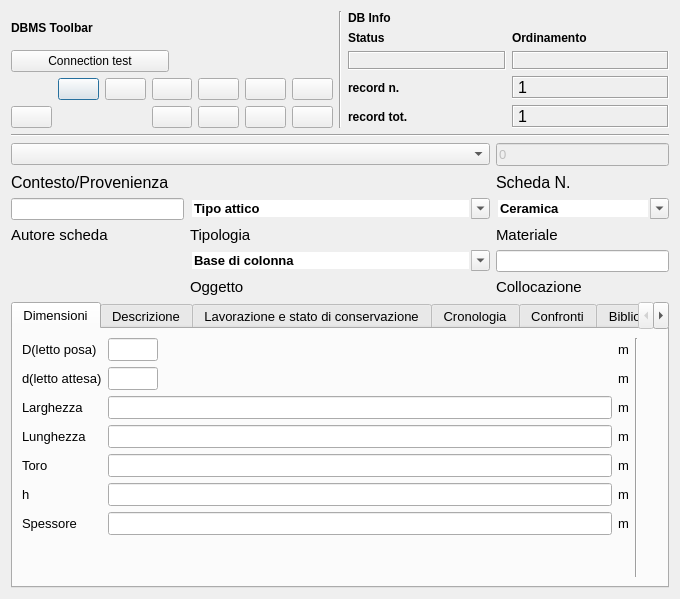
<?xml version="1.0" encoding="UTF-8"?>
<ui version="4.0">
 <class>DialogSchedaLapidei</class>
 <widget class="QDialog" name="DialogSchedaLapidei">
  <property name="geometry">
   <rect>
    <x>0</x>
    <y>0</y>
    <width>680</width>
    <height>599</height>
   </rect>
  </property>
  <property name="minimumSize">
   <size>
    <width>540</width>
    <height>400</height>
   </size>
  </property>
  <property name="windowTitle">
   <string>Scheda reperti lapidei</string>
  </property>
  <property name="windowIcon">
   <iconset>
    <normaloff>:/newPrefix/icons/iconAlma.png</normaloff>:/newPrefix/images/iconAlma.png</iconset>
  </property>
  <layout class="QGridLayout" name="gridLayout_21">
   <item row="0" column="0">
    <layout class="QHBoxLayout" name="horizontalLayout_3">
     <item>
      <layout class="QGridLayout" name="gridLayout_14">
       <item row="0" column="0">
        <widget class="QLabel" name="label_32">
         <property name="font">
          <font>
           <weight>75</weight>
           <bold>true</bold>
          </font>
         </property>
         <property name="text">
          <string>DBMS Toolbar</string>
         </property>
        </widget>
       </item>
       <item row="2" column="0" colspan="2">
        <layout class="QGridLayout" name="gridLayout_17">
         <item row="0" column="5">
          <widget class="QPushButton" name="pushButton_first_rec">
           <property name="toolTip">
            <string>First rec</string>
           </property>
           <property name="text">
            <string/>
           </property>
           <property name="icon">
            <iconset>
             <normaloff>:/icons/5_leftArrows.png</normaloff>:/images/5_leftArrows.png</iconset>
           </property>
          </widget>
         </item>
         <item row="0" column="7">
          <widget class="QPushButton" name="pushButton_next_rec">
           <property name="toolTip">
            <string>Next rec</string>
           </property>
           <property name="text">
            <string/>
           </property>
           <property name="icon">
            <iconset>
             <normaloff>:/icons/6_rightArrow.png</normaloff>:/images/6_rightArrow.png</iconset>
           </property>
          </widget>
         </item>
         <item row="0" column="8">
          <widget class="QPushButton" name="pushButton_last_rec">
           <property name="toolTip">
            <string>Last rec</string>
           </property>
           <property name="text">
            <string/>
           </property>
           <property name="icon">
            <iconset>
             <normaloff>:/icons/7_rightArrows.png</normaloff>:/images/7_rightArrows.png</iconset>
           </property>
          </widget>
         </item>
         <item row="0" column="9">
          <widget class="QPushButton" name="pushButton_new_rec">
           <property name="font">
            <font>
             <pointsize>9</pointsize>
            </font>
           </property>
           <property name="toolTip">
            <string>New record</string>
           </property>
           <property name="text">
            <string/>
           </property>
           <property name="icon">
            <iconset>
             <normaloff>:/icons/newrec.png</normaloff>:/images/newrec.png</iconset>
           </property>
          </widget>
         </item>
         <item row="0" column="10">
          <widget class="QPushButton" name="pushButton_save">
           <property name="font">
            <font>
             <pointsize>9</pointsize>
            </font>
           </property>
           <property name="toolTip">
            <string>Save</string>
           </property>
           <property name="text">
            <string/>
           </property>
           <property name="icon">
            <iconset>
             <normaloff>:/icons/b_save.png</normaloff>:/images/b_save.png</iconset>
           </property>
           <property name="autoDefault">
            <bool>false</bool>
           </property>
          </widget>
         </item>
         <item row="1" column="7">
          <widget class="QPushButton" name="pushButton_new_search">
           <property name="font">
            <font>
             <pointsize>9</pointsize>
            </font>
           </property>
           <property name="toolTip">
            <string>new search</string>
           </property>
           <property name="text">
            <string/>
           </property>
           <property name="icon">
            <iconset>
             <normaloff>:/icons/new_search.png</normaloff>:/images/new_search.png</iconset>
           </property>
          </widget>
         </item>
         <item row="1" column="8">
          <widget class="QPushButton" name="pushButton_search_go">
           <property name="font">
            <font>
             <pointsize>9</pointsize>
            </font>
           </property>
           <property name="toolTip">
            <string>search !!!</string>
           </property>
           <property name="text">
            <string/>
           </property>
           <property name="icon">
            <iconset>
             <normaloff>:/icons/search.png</normaloff>:/images/search.png</iconset>
           </property>
          </widget>
         </item>
         <item row="1" column="9">
          <widget class="QPushButton" name="pushButton_sort">
           <property name="font">
            <font>
             <pointsize>9</pointsize>
            </font>
           </property>
           <property name="toolTip">
            <string>Order by</string>
           </property>
           <property name="text">
            <string/>
           </property>
           <property name="icon">
            <iconset>
             <normaloff>:/icons/sort.png</normaloff>:/images/sort.png</iconset>
           </property>
          </widget>
         </item>
         <item row="1" column="10">
          <widget class="QPushButton" name="pushButton_view_all_2">
           <property name="font">
            <font>
             <pointsize>9</pointsize>
            </font>
           </property>
           <property name="toolTip">
            <string>View alls records</string>
           </property>
           <property name="text">
            <string/>
           </property>
           <property name="icon">
            <iconset>
             <normaloff>:/icons/view_all.png</normaloff>:/images/view_all.png</iconset>
           </property>
          </widget>
         </item>
         <item row="1" column="2">
          <widget class="QPushButton" name="pushButton_delete">
           <property name="enabled">
            <bool>true</bool>
           </property>
           <property name="font">
            <font>
             <pointsize>9</pointsize>
            </font>
           </property>
           <property name="toolTip">
            <string>Delete record</string>
           </property>
           <property name="text">
            <string/>
           </property>
           <property name="icon">
            <iconset>
             <normaloff>:/icons/delete.png</normaloff>:/images/delete.png</iconset>
           </property>
          </widget>
         </item>
         <item row="0" column="6">
          <widget class="QPushButton" name="pushButton_prev_rec">
           <property name="toolTip">
            <string>Prev rec</string>
           </property>
           <property name="text">
            <string/>
           </property>
           <property name="icon">
            <iconset>
             <normaloff>:/icons/4_leftArrow.png</normaloff>:/images/4_leftArrow.png</iconset>
           </property>
          </widget>
         </item>
        </layout>
       </item>
       <item row="1" column="0">
        <widget class="QPushButton" name="pushButton_connect">
         <property name="text">
          <string>Connection test</string>
         </property>
        </widget>
       </item>
      </layout>
     </item>
     <item>
      <widget class="Line" name="line_7">
       <property name="orientation">
        <enum>Qt::Vertical</enum>
       </property>
      </widget>
     </item>
     <item>
      <layout class="QGridLayout" name="gridLayout_18">
       <item row="0" column="0">
        <widget class="QLabel" name="label_44">
         <property name="font">
          <font>
           <weight>75</weight>
           <bold>true</bold>
          </font>
         </property>
         <property name="autoFillBackground">
          <bool>true</bool>
         </property>
         <property name="text">
          <string>DB Info</string>
         </property>
        </widget>
       </item>
       <item row="1" column="0">
        <layout class="QGridLayout" name="gridLayout_19">
         <item row="0" column="1">
          <widget class="QLabel" name="label_45">
           <property name="font">
            <font>
             <pointsize>9</pointsize>
             <weight>75</weight>
             <bold>true</bold>
            </font>
           </property>
           <property name="text">
            <string>Ordinamento</string>
           </property>
           <property name="margin">
            <number>0</number>
           </property>
          </widget>
         </item>
         <item row="1" column="0">
          <widget class="QLabel" name="label_status">
           <property name="minimumSize">
            <size>
             <width>40</width>
             <height>0</height>
            </size>
           </property>
           <property name="font">
            <font>
             <pointsize>10</pointsize>
             <weight>75</weight>
             <bold>true</bold>
            </font>
           </property>
           <property name="cursor">
            <cursorShape>ForbiddenCursor</cursorShape>
           </property>
           <property name="mouseTracking">
            <bool>false</bool>
           </property>
           <property name="contextMenuPolicy">
            <enum>Qt::DefaultContextMenu</enum>
           </property>
           <property name="frameShape">
            <enum>QFrame::Box</enum>
           </property>
           <property name="frameShadow">
            <enum>QFrame::Sunken</enum>
           </property>
           <property name="text">
            <string/>
           </property>
           <property name="alignment">
            <set>Qt::AlignCenter</set>
           </property>
           <property name="margin">
            <number>0</number>
           </property>
          </widget>
         </item>
         <item row="1" column="1">
          <widget class="QLabel" name="label_sort">
           <property name="font">
            <font>
             <pointsize>10</pointsize>
             <weight>75</weight>
             <bold>true</bold>
            </font>
           </property>
           <property name="cursor">
            <cursorShape>ForbiddenCursor</cursorShape>
           </property>
           <property name="mouseTracking">
            <bool>false</bool>
           </property>
           <property name="contextMenuPolicy">
            <enum>Qt::DefaultContextMenu</enum>
           </property>
           <property name="frameShape">
            <enum>QFrame::Box</enum>
           </property>
           <property name="frameShadow">
            <enum>QFrame::Sunken</enum>
           </property>
           <property name="text">
            <string/>
           </property>
           <property name="alignment">
            <set>Qt::AlignCenter</set>
           </property>
           <property name="margin">
            <number>0</number>
           </property>
          </widget>
         </item>
         <item row="0" column="0">
          <widget class="QLabel" name="label_35">
           <property name="font">
            <font>
             <pointsize>9</pointsize>
             <weight>75</weight>
             <bold>true</bold>
            </font>
           </property>
           <property name="text">
            <string>Status</string>
           </property>
           <property name="margin">
            <number>0</number>
           </property>
          </widget>
         </item>
        </layout>
       </item>
       <item row="2" column="0">
        <layout class="QGridLayout" name="gridLayout_20">
         <item row="0" column="0">
          <widget class="QLabel" name="label_33">
           <property name="font">
            <font>
             <pointsize>9</pointsize>
             <weight>75</weight>
             <bold>true</bold>
            </font>
           </property>
           <property name="text">
            <string>record n.</string>
           </property>
           <property name="margin">
            <number>0</number>
           </property>
          </widget>
         </item>
         <item row="0" column="1">
          <widget class="QLabel" name="label_rec_corrente">
           <property name="font">
            <font>
             <family>Microsoft Sans Serif</family>
             <pointsize>12</pointsize>
            </font>
           </property>
           <property name="cursor">
            <cursorShape>ForbiddenCursor</cursorShape>
           </property>
           <property name="mouseTracking">
            <bool>false</bool>
           </property>
           <property name="contextMenuPolicy">
            <enum>Qt::DefaultContextMenu</enum>
           </property>
           <property name="frameShape">
            <enum>QFrame::Box</enum>
           </property>
           <property name="frameShadow">
            <enum>QFrame::Sunken</enum>
           </property>
           <property name="text">
            <string>1</string>
           </property>
          </widget>
         </item>
         <item row="1" column="0">
          <widget class="QLabel" name="label_36">
           <property name="font">
            <font>
             <pointsize>9</pointsize>
             <weight>75</weight>
             <bold>true</bold>
            </font>
           </property>
           <property name="text">
            <string>record tot.</string>
           </property>
           <property name="margin">
            <number>0</number>
           </property>
          </widget>
         </item>
         <item row="1" column="1">
          <widget class="QLabel" name="label_rec_tot">
           <property name="font">
            <font>
             <family>Microsoft Sans Serif</family>
             <pointsize>12</pointsize>
            </font>
           </property>
           <property name="cursor">
            <cursorShape>ForbiddenCursor</cursorShape>
           </property>
           <property name="mouseTracking">
            <bool>false</bool>
           </property>
           <property name="contextMenuPolicy">
            <enum>Qt::DefaultContextMenu</enum>
           </property>
           <property name="frameShape">
            <enum>QFrame::Box</enum>
           </property>
           <property name="frameShadow">
            <enum>QFrame::Sunken</enum>
           </property>
           <property name="text">
            <string>1</string>
           </property>
          </widget>
         </item>
        </layout>
       </item>
      </layout>
     </item>
    </layout>
   </item>
   <item row="1" column="0">
    <layout class="QGridLayout" name="gridLayout_6">
     <item row="0" column="0" colspan="3">
      <widget class="Line" name="line_8">
       <property name="font">
        <font>
         <weight>75</weight>
         <bold>true</bold>
        </font>
       </property>
       <property name="orientation">
        <enum>Qt::Horizontal</enum>
       </property>
      </widget>
     </item>
     <item row="5" column="1">
      <widget class="QLabel" name="label_5">
       <property name="font">
        <font>
         <pointsize>11</pointsize>
        </font>
       </property>
       <property name="text">
        <string>Tipologia</string>
       </property>
      </widget>
     </item>
     <item row="1" column="2">
      <widget class="QLineEdit" name="lineEdit_num_inv">
       <property name="enabled">
        <bool>false</bool>
       </property>
       <property name="font">
        <font>
         <pointsize>10</pointsize>
        </font>
       </property>
       <property name="text">
        <string>0</string>
       </property>
      </widget>
     </item>
     <item row="3" column="0">
      <widget class="QLabel" name="label_3">
       <property name="font">
        <font>
         <pointsize>12</pointsize>
        </font>
       </property>
       <property name="text">
        <string>Contesto/Provenienza</string>
       </property>
      </widget>
     </item>
     <item row="3" column="1">
      <spacer name="horizontalSpacer_3">
       <property name="orientation">
        <enum>Qt::Horizontal</enum>
       </property>
       <property name="sizeHint" stdset="0">
        <size>
         <width>300</width>
         <height>20</height>
        </size>
       </property>
      </spacer>
     </item>
     <item row="3" column="2">
      <widget class="QLabel" name="label">
       <property name="font">
        <font>
         <pointsize>12</pointsize>
        </font>
       </property>
       <property name="text">
        <string>Scheda N.</string>
       </property>
      </widget>
     </item>
     <item row="4" column="2">
      <widget class="QComboBox" name="comboBox_materiale">
       <property name="enabled">
        <bool>true</bool>
       </property>
       <property name="font">
        <font>
         <pointsize>10</pointsize>
         <weight>75</weight>
         <bold>true</bold>
        </font>
       </property>
       <property name="mouseTracking">
        <bool>true</bool>
       </property>
       <property name="contextMenuPolicy">
        <enum>Qt::NoContextMenu</enum>
       </property>
       <property name="editable">
        <bool>true</bool>
       </property>
       <property name="maxVisibleItems">
        <number>99999</number>
       </property>
       <property name="maxCount">
        <number>2147483647</number>
       </property>
       <property name="frame">
        <bool>false</bool>
       </property>
       <item>
        <property name="text">
         <string>Ceramica</string>
        </property>
       </item>
       <item>
        <property name="text">
         <string>Elemento marmoreo</string>
        </property>
       </item>
       <item>
        <property name="text">
         <string>Elemento lapideo</string>
        </property>
       </item>
       <item>
        <property name="text">
         <string>Moneta</string>
        </property>
       </item>
       <item>
        <property name="text">
         <string>Vetro</string>
        </property>
       </item>
       <item>
        <property name="text">
         <string>Metallo</string>
        </property>
       </item>
       <item>
        <property name="text">
         <string>Avorio</string>
        </property>
       </item>
       <item>
        <property name="text">
         <string>Osso</string>
        </property>
       </item>
      </widget>
     </item>
     <item row="4" column="1">
      <widget class="QComboBox" name="comboBox_tipologia">
       <property name="enabled">
        <bool>true</bool>
       </property>
       <property name="font">
        <font>
         <pointsize>10</pointsize>
         <weight>75</weight>
         <bold>true</bold>
        </font>
       </property>
       <property name="mouseTracking">
        <bool>true</bool>
       </property>
       <property name="contextMenuPolicy">
        <enum>Qt::NoContextMenu</enum>
       </property>
       <property name="editable">
        <bool>true</bool>
       </property>
       <property name="maxVisibleItems">
        <number>99999</number>
       </property>
       <property name="maxCount">
        <number>2147483647</number>
       </property>
       <property name="frame">
        <bool>false</bool>
       </property>
       <item>
        <property name="text">
         <string>Tipo attico</string>
        </property>
       </item>
       <item>
        <property name="text">
         <string>Tipo attico a doppio listello</string>
        </property>
       </item>
       <item>
        <property name="text">
         <string>A profilo semplificato</string>
        </property>
       </item>
       <item>
        <property name="text">
         <string>Binata</string>
        </property>
       </item>
       <item>
        <property name="text">
         <string>A dado</string>
        </property>
       </item>
       <item>
        <property name="text">
         <string>Poligonale</string>
        </property>
       </item>
       <item>
        <property name="text">
         <string>Liscio</string>
        </property>
       </item>
       <item>
        <property name="text">
         <string>Rudentato</string>
        </property>
       </item>
       <item>
        <property name="text">
         <string>Scanalato</string>
        </property>
       </item>
       <item>
        <property name="text">
         <string>Binato</string>
        </property>
       </item>
       <item>
        <property name="text">
         <string>Dorico</string>
        </property>
       </item>
       <item>
        <property name="text">
         <string>Ionico</string>
        </property>
       </item>
       <item>
        <property name="text">
         <string>Corinzio</string>
        </property>
       </item>
       <item>
        <property name="text">
         <string>Ionico ad imposta</string>
        </property>
       </item>
       <item>
        <property name="text">
         <string>Composito</string>
        </property>
       </item>
       <item>
        <property name="text">
         <string>A canestro</string>
        </property>
       </item>
       <item>
        <property name="text">
         <string>A cesto</string>
        </property>
       </item>
       <item>
        <property name="text">
         <string>Polilobato</string>
        </property>
       </item>
       <item>
        <property name="text">
         <string>Binata</string>
        </property>
       </item>
       <item>
        <property name="text">
         <string>A stampella</string>
        </property>
       </item>
       <item>
        <property name="text">
         <string>Pluteo</string>
        </property>
       </item>
       <item>
        <property name="text">
         <string>Transenna</string>
        </property>
       </item>
       <item>
        <property name="text">
         <string>Di iconostasi</string>
        </property>
       </item>
       <item>
        <property name="text">
         <string>Di ambone</string>
        </property>
       </item>
       <item>
        <property name="text">
         <string>Di mensa</string>
        </property>
       </item>
      </widget>
     </item>
     <item row="9" column="2">
      <widget class="QLabel" name="label_27">
       <property name="font">
        <font>
         <pointsize>11</pointsize>
        </font>
       </property>
       <property name="text">
        <string>Collocazione</string>
       </property>
      </widget>
     </item>
     <item row="8" column="1">
      <widget class="QComboBox" name="comboBox_oggetto">
       <property name="enabled">
        <bool>true</bool>
       </property>
       <property name="font">
        <font>
         <pointsize>10</pointsize>
         <weight>75</weight>
         <bold>true</bold>
        </font>
       </property>
       <property name="mouseTracking">
        <bool>true</bool>
       </property>
       <property name="contextMenuPolicy">
        <enum>Qt::NoContextMenu</enum>
       </property>
       <property name="editable">
        <bool>true</bool>
       </property>
       <property name="maxVisibleItems">
        <number>99999</number>
       </property>
       <property name="maxCount">
        <number>2147483647</number>
       </property>
       <property name="frame">
        <bool>false</bool>
       </property>
       <item>
        <property name="text">
         <string>Base di colonna</string>
        </property>
       </item>
       <item>
        <property name="text">
         <string>Basamento</string>
        </property>
       </item>
       <item>
        <property name="text">
         <string>Fusto di colonna</string>
        </property>
       </item>
       <item>
        <property name="text">
         <string>Capitello</string>
        </property>
       </item>
       <item>
        <property name="text">
         <string>Pulvino</string>
        </property>
       </item>
       <item>
        <property name="text">
         <string>Lastra</string>
        </property>
       </item>
       <item>
        <property name="text">
         <string>Stilobate</string>
        </property>
       </item>
       <item>
        <property name="text">
         <string>Cornice</string>
        </property>
       </item>
       <item>
        <property name="text">
         <string>Stipite</string>
        </property>
       </item>
       <item>
        <property name="text">
         <string>Arco</string>
        </property>
       </item>
       <item>
        <property name="text">
         <string>Architrave</string>
        </property>
       </item>
       <item>
        <property name="text">
         <string>New Item</string>
        </property>
       </item>
       <item>
        <property name="text">
         <string>Mensola</string>
        </property>
       </item>
       <item>
        <property name="text">
         <string>Balaustra</string>
        </property>
       </item>
       <item>
        <property name="text">
         <string>Cimasa</string>
        </property>
       </item>
       <item>
        <property name="text">
         <string>Parapetto di ambone</string>
        </property>
       </item>
       <item>
        <property name="text">
         <string>Piattaforma di ambone</string>
        </property>
       </item>
       <item>
        <property name="text">
         <string>Solea</string>
        </property>
       </item>
       <item>
        <property name="text">
         <string>Pilastrino</string>
        </property>
       </item>
       <item>
        <property name="text">
         <string>Colonnina</string>
        </property>
       </item>
       <item>
        <property name="text">
         <string>Trapeza</string>
        </property>
       </item>
      </widget>
     </item>
     <item row="4" column="0">
      <widget class="QLineEdit" name="lineEdit_compilatore"/>
     </item>
     <item row="5" column="2">
      <widget class="QLabel" name="label_7">
       <property name="font">
        <font>
         <pointsize>11</pointsize>
        </font>
       </property>
       <property name="text">
        <string>Materiale</string>
       </property>
      </widget>
     </item>
     <item row="5" column="0">
      <widget class="QLabel" name="label_2">
       <property name="font">
        <font>
         <pointsize>11</pointsize>
        </font>
       </property>
       <property name="text">
        <string>Autore scheda</string>
       </property>
      </widget>
     </item>
     <item row="8" column="2">
      <widget class="QLineEdit" name="lineEdit_collocazione"/>
     </item>
     <item row="9" column="1">
      <widget class="QLabel" name="label_4">
       <property name="font">
        <font>
         <pointsize>11</pointsize>
        </font>
       </property>
       <property name="text">
        <string>Oggetto</string>
       </property>
      </widget>
     </item>
     <item row="1" column="0" colspan="2">
      <widget class="QComboBox" name="comboBox_sito"/>
     </item>
    </layout>
   </item>
   <item row="2" column="0">
    <widget class="QTabWidget" name="tabWidget">
     <property name="font">
      <font>
       <pointsize>10</pointsize>
      </font>
     </property>
     <property name="currentIndex">
      <number>0</number>
     </property>
     <widget class="QWidget" name="tab_3">
      <attribute name="title">
       <string>Dimensioni</string>
      </attribute>
      <layout class="QGridLayout" name="gridLayout_16">
       <item row="0" column="1" rowspan="3">
        <widget class="Line" name="line">
         <property name="orientation">
          <enum>Qt::Vertical</enum>
         </property>
        </widget>
       </item>
       <item row="1" column="2" rowspan="2">
        <spacer name="verticalSpacer_2">
         <property name="orientation">
          <enum>Qt::Vertical</enum>
         </property>
         <property name="sizeHint" stdset="0">
          <size>
           <width>20</width>
           <height>179</height>
          </size>
         </property>
        </spacer>
       </item>
       <item row="0" column="0" rowspan="2">
        <layout class="QGridLayout" name="gridLayout_11">
         <item row="5" column="1">
          <widget class="QLineEdit" name="lineEdit_h"/>
         </item>
         <item row="0" column="1">
          <widget class="QLineEdit" name="lineEdit_d_letto_posa">
           <property name="maximumSize">
            <size>
             <width>50</width>
             <height>16777215</height>
            </size>
           </property>
           <property name="text">
            <string/>
           </property>
          </widget>
         </item>
         <item row="6" column="1">
          <widget class="QLineEdit" name="lineEdit_spessore"/>
         </item>
         <item row="4" column="2">
          <widget class="QLabel" name="label_25">
           <property name="text">
            <string>m</string>
           </property>
          </widget>
         </item>
         <item row="1" column="2">
          <widget class="QLabel" name="label_29">
           <property name="text">
            <string>m</string>
           </property>
          </widget>
         </item>
         <item row="2" column="2">
          <widget class="QLabel" name="label_21">
           <property name="text">
            <string>m</string>
           </property>
          </widget>
         </item>
         <item row="6" column="2">
          <widget class="QLabel" name="label_28">
           <property name="text">
            <string>m</string>
           </property>
          </widget>
         </item>
         <item row="1" column="1">
          <widget class="QLineEdit" name="lineEdit_d_letto_attesa">
           <property name="maximumSize">
            <size>
             <width>50</width>
             <height>16777215</height>
            </size>
           </property>
          </widget>
         </item>
         <item row="6" column="0">
          <widget class="QLabel" name="label_20">
           <property name="text">
            <string>Spessore</string>
           </property>
          </widget>
         </item>
         <item row="2" column="1">
          <widget class="QLineEdit" name="lineEdit_larghezza"/>
         </item>
         <item row="3" column="2">
          <widget class="QLabel" name="label_16">
           <property name="text">
            <string>m</string>
           </property>
          </widget>
         </item>
         <item row="2" column="0">
          <widget class="QLabel" name="label_10">
           <property name="text">
            <string>Larghezza</string>
           </property>
          </widget>
         </item>
         <item row="5" column="2">
          <widget class="QLabel" name="label_26">
           <property name="text">
            <string>m</string>
           </property>
          </widget>
         </item>
         <item row="3" column="1">
          <widget class="QLineEdit" name="lineEdit_lunghezza"/>
         </item>
         <item row="0" column="2">
          <widget class="QLabel" name="label_30">
           <property name="text">
            <string>m</string>
           </property>
          </widget>
         </item>
         <item row="0" column="0">
          <widget class="QLabel" name="label_8">
           <property name="text">
            <string>D(letto posa)</string>
           </property>
          </widget>
         </item>
         <item row="3" column="0">
          <widget class="QLabel" name="label_14">
           <property name="text">
            <string>Lunghezza</string>
           </property>
          </widget>
         </item>
         <item row="1" column="0">
          <widget class="QLabel" name="label_9">
           <property name="text">
            <string>d(letto attesa)</string>
           </property>
          </widget>
         </item>
         <item row="5" column="0">
          <widget class="QLabel" name="label_13">
           <property name="text">
            <string>h</string>
           </property>
          </widget>
         </item>
         <item row="4" column="0">
          <widget class="QLabel" name="label_24">
           <property name="text">
            <string>Toro</string>
           </property>
          </widget>
         </item>
         <item row="4" column="1">
          <widget class="QLineEdit" name="lineEdit_toro"/>
         </item>
        </layout>
       </item>
      </layout>
     </widget>
     <widget class="QWidget" name="tab">
      <attribute name="title">
       <string>Descrizione</string>
      </attribute>
      <layout class="QGridLayout" name="gridLayout_8">
       <item row="0" column="0">
        <layout class="QGridLayout" name="gridLayout_7"/>
       </item>
       <item row="1" column="0">
        <layout class="QHBoxLayout" name="horizontalLayout_2">
         <item>
          <widget class="QLabel" name="label_6">
           <property name="text">
            <string>Descrizione </string>
           </property>
          </widget>
         </item>
         <item>
          <widget class="QTextEdit" name="textEdit_descrizione">
           <property name="font">
            <font>
             <pointsize>10</pointsize>
            </font>
           </property>
          </widget>
         </item>
        </layout>
       </item>
      </layout>
     </widget>
     <widget class="QWidget" name="tab_4">
      <attribute name="title">
       <string>Lavorazione e stato di conservazione</string>
      </attribute>
      <layout class="QGridLayout" name="gridLayout_13">
       <item row="0" column="0">
        <layout class="QGridLayout" name="gridLayout">
         <item row="0" column="2">
          <widget class="QTextEdit" name="textEdit_lavorazione_e_stato_di_conservazione"/>
         </item>
         <item row="0" column="0">
          <widget class="QLabel" name="label_11">
           <property name="text">
            <string>Lavorazione</string>
           </property>
          </widget>
         </item>
         <item row="0" column="1">
          <layout class="QFormLayout" name="formLayout_3"/>
         </item>
        </layout>
       </item>
      </layout>
     </widget>
     <widget class="QWidget" name="tab_2">
      <attribute name="title">
       <string>Cronologia</string>
      </attribute>
      <layout class="QGridLayout" name="gridLayout_32">
       <item row="0" column="0">
        <layout class="QGridLayout" name="gridLayout_2">
         <item row="0" column="1">
          <layout class="QHBoxLayout" name="horizontalLayout">
           <item>
            <widget class="QLineEdit" name="lineEdit_cronologia"/>
           </item>
          </layout>
         </item>
         <item row="0" column="0" alignment="Qt::AlignTop">
          <widget class="QLabel" name="label_12">
           <property name="text">
            <string>Cronologia</string>
           </property>
          </widget>
         </item>
         <item row="1" column="0">
          <spacer name="verticalSpacer">
           <property name="orientation">
            <enum>Qt::Vertical</enum>
           </property>
           <property name="sizeHint" stdset="0">
            <size>
             <width>20</width>
             <height>40</height>
            </size>
           </property>
          </spacer>
         </item>
         <item row="2" column="0">
          <layout class="QVBoxLayout" name="verticalLayout"/>
         </item>
        </layout>
       </item>
      </layout>
     </widget>
     <widget class="QWidget" name="tab_8">
      <attribute name="title">
       <string>Confronti</string>
      </attribute>
      <widget class="QWidget" name="gridLayoutWidget_4">
       <property name="geometry">
        <rect>
         <x>10</x>
         <y>10</y>
         <width>638</width>
         <height>235</height>
        </rect>
       </property>
       <layout class="QGridLayout" name="gridLayout_4">
        <item row="0" column="2">
         <widget class="QTextEdit" name="textEdit_confronti"/>
        </item>
        <item row="0" column="0">
         <widget class="QLabel" name="label_18">
          <property name="text">
           <string>Confronti</string>
          </property>
         </widget>
        </item>
        <item row="0" column="1">
         <layout class="QFormLayout" name="formLayout_5"/>
        </item>
       </layout>
      </widget>
     </widget>
     <widget class="QWidget" name="tab_7">
      <attribute name="title">
       <string>Bibliografia</string>
      </attribute>
      <layout class="QGridLayout" name="gridLayout_15">
       <item row="0" column="0">
        <layout class="QGridLayout" name="gridLayout_12">
         <item row="0" column="0">
          <widget class="QLabel" name="label_22">
           <property name="text">
            <string>Bibliografia</string>
           </property>
          </widget>
         </item>
         <item row="0" column="1">
          <widget class="QPushButton" name="pushButton_insert_row_bibliografia">
           <property name="font">
            <font>
             <pointsize>9</pointsize>
            </font>
           </property>
           <property name="text">
            <string>inserisci riga</string>
           </property>
          </widget>
         </item>
         <item row="0" column="2">
          <widget class="QPushButton" name="pushButton_remove_row_bibliografia">
           <property name="font">
            <font>
             <pointsize>9</pointsize>
            </font>
           </property>
           <property name="text">
            <string>rimuovi riga</string>
           </property>
          </widget>
         </item>
         <item row="1" column="0" colspan="3">
          <widget class="QTableWidget" name="tableWidget_bibliografia">
           <property name="font">
            <font>
             <pointsize>9</pointsize>
            </font>
           </property>
           <property name="frameShape">
            <enum>QFrame::StyledPanel</enum>
           </property>
           <property name="frameShadow">
            <enum>QFrame::Raised</enum>
           </property>
           <property name="verticalScrollBarPolicy">
            <enum>Qt::ScrollBarAsNeeded</enum>
           </property>
           <property name="horizontalScrollBarPolicy">
            <enum>Qt::ScrollBarAsNeeded</enum>
           </property>
           <property name="editTriggers">
            <set>QAbstractItemView::AnyKeyPressed|QAbstractItemView::DoubleClicked|QAbstractItemView::EditKeyPressed</set>
           </property>
           <property name="selectionMode">
            <enum>QAbstractItemView::SingleSelection</enum>
           </property>
           <property name="selectionBehavior">
            <enum>QAbstractItemView::SelectRows</enum>
           </property>
           <property name="rowCount">
            <number>1</number>
           </property>
           <property name="columnCount">
            <number>5</number>
           </property>
           <row/>
           <column>
            <property name="text">
             <string>Autore</string>
            </property>
           </column>
           <column>
            <property name="text">
             <string>Anno</string>
            </property>
           </column>
           <column>
            <property name="text">
             <string>Titolo</string>
            </property>
           </column>
           <column>
            <property name="text">
             <string>Pag.</string>
            </property>
           </column>
           <column>
            <property name="text">
             <string>Fig.</string>
            </property>
           </column>
          </widget>
         </item>
        </layout>
       </item>
      </layout>
     </widget>
     <widget class="QWidget" name="tab_5">
      <attribute name="title">
       <string>Tools</string>
      </attribute>
      <layout class="QFormLayout" name="formLayout">
       <property name="fieldGrowthPolicy">
        <enum>QFormLayout::FieldsStayAtSizeHint</enum>
       </property>
       <item row="1" column="1">
        <widget class="QPushButton" name="pushButton_exp_pdf_sheet">
         <property name="maximumSize">
          <size>
           <width>200</width>
           <height>16777215</height>
          </size>
         </property>
         <property name="text">
          <string>Exp schede Pdf </string>
         </property>
        </widget>
       </item>
       <item row="3" column="1">
        <widget class="QMdiArea" name="mdiArea"/>
       </item>
       <item row="2" column="1">
        <widget class="QPushButton" name="pushButton_image">
         <property name="text">
          <string>Charge image</string>
         </property>
        </widget>
       </item>
      </layout>
     </widget>
    </widget>
   </item>
  </layout>
 </widget>
 <tabstops>
  <tabstop>lineEdit_num_inv</tabstop>
  <tabstop>comboBox_tipologia</tabstop>
  <tabstop>comboBox_materiale</tabstop>
  <tabstop>comboBox_oggetto</tabstop>
  <tabstop>textEdit_descrizione</tabstop>
  <tabstop>lineEdit_d_letto_posa</tabstop>
  <tabstop>lineEdit_d_letto_attesa</tabstop>
  <tabstop>lineEdit_lunghezza</tabstop>
  <tabstop>lineEdit_toro</tabstop>
  <tabstop>tableWidget_bibliografia</tabstop>
  <tabstop>tabWidget</tabstop>
  <tabstop>pushButton_insert_row_bibliografia</tabstop>
  <tabstop>pushButton_remove_row_bibliografia</tabstop>
 </tabstops>
 <resources/>
 <connections/>
</ui>
